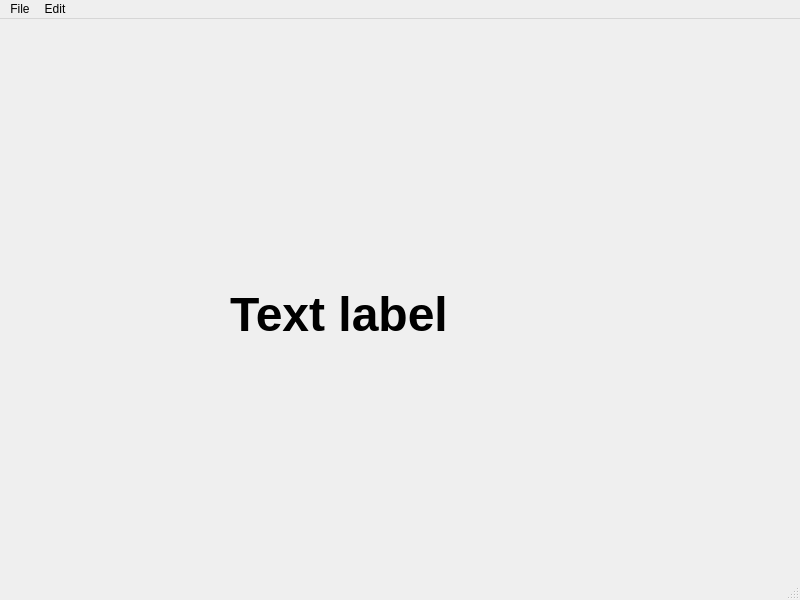
<?xml version="1.0" encoding="UTF-8"?>
<ui version="4.0">
 <class>MainWindow</class>
 <widget class="QMainWindow" name="MainWindow">
  <property name="geometry">
   <rect>
    <x>0</x>
    <y>0</y>
    <width>800</width>
    <height>600</height>
   </rect>
  </property>
  <property name="windowTitle">
   <string>MainWindow</string>
  </property>
  <widget class="QWidget" name="centralwidget">
   <widget class="QLabel" name="label">
    <property name="geometry">
     <rect>
      <x>230</x>
      <y>240</y>
      <width>311</width>
      <height>111</height>
     </rect>
    </property>
    <property name="font">
     <font>
      <pointsize>36</pointsize>
      <weight>75</weight>
      <bold>true</bold>
     </font>
    </property>
    <property name="text">
     <string>Text label</string>
    </property>
   </widget>
  </widget>
  <widget class="QMenuBar" name="menubar">
   <property name="geometry">
    <rect>
     <x>0</x>
     <y>0</y>
     <width>800</width>
     <height>26</height>
    </rect>
   </property>
   <widget class="QMenu" name="menuFile">
    <property name="title">
     <string>File</string>
    </property>
    <addaction name="actionNew"/>
    <addaction name="actionSave"/>
   </widget>
   <widget class="QMenu" name="menuEdit">
    <property name="title">
     <string>Edit</string>
    </property>
    <addaction name="actionCopy"/>
    <addaction name="actionPaste"/>
   </widget>
   <addaction name="menuFile"/>
   <addaction name="menuEdit"/>
  </widget>
  <widget class="QStatusBar" name="statusbar"/>
  <action name="actionNew">
   <property name="text">
    <string>New</string>
   </property>
   <property name="statusTip">
    <string>Open a new file</string>
   </property>
   <property name="shortcut">
    <string>Ctrl+N</string>
   </property>
  </action>
  <action name="actionSave">
   <property name="text">
    <string>Save</string>
   </property>
   <property name="statusTip">
    <string>Save file</string>
   </property>
   <property name="shortcut">
    <string>Ctrl+S</string>
   </property>
  </action>
  <action name="actionCopy">
   <property name="text">
    <string>Copy</string>
   </property>
   <property name="statusTip">
    <string>Cpoy text</string>
   </property>
   <property name="shortcut">
    <string>Ctrl+C</string>
   </property>
  </action>
  <action name="actionPaste">
   <property name="text">
    <string>Paste</string>
   </property>
   <property name="statusTip">
    <string>Paste text</string>
   </property>
   <property name="shortcut">
    <string>Ctrl+V</string>
   </property>
  </action>
 </widget>
 <resources/>
 <connections/>
</ui>
